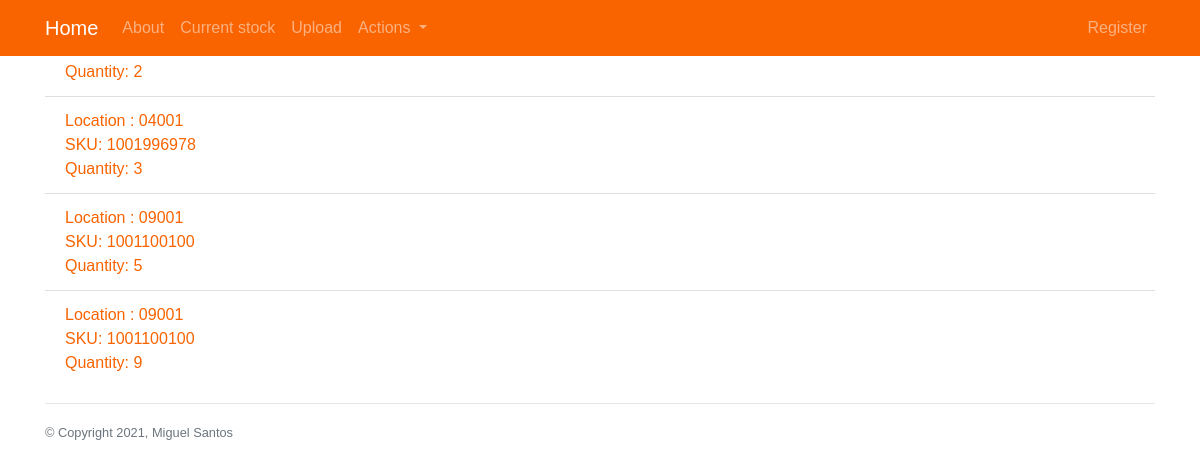
/inventory/, run on an earlier commit of the app's database.
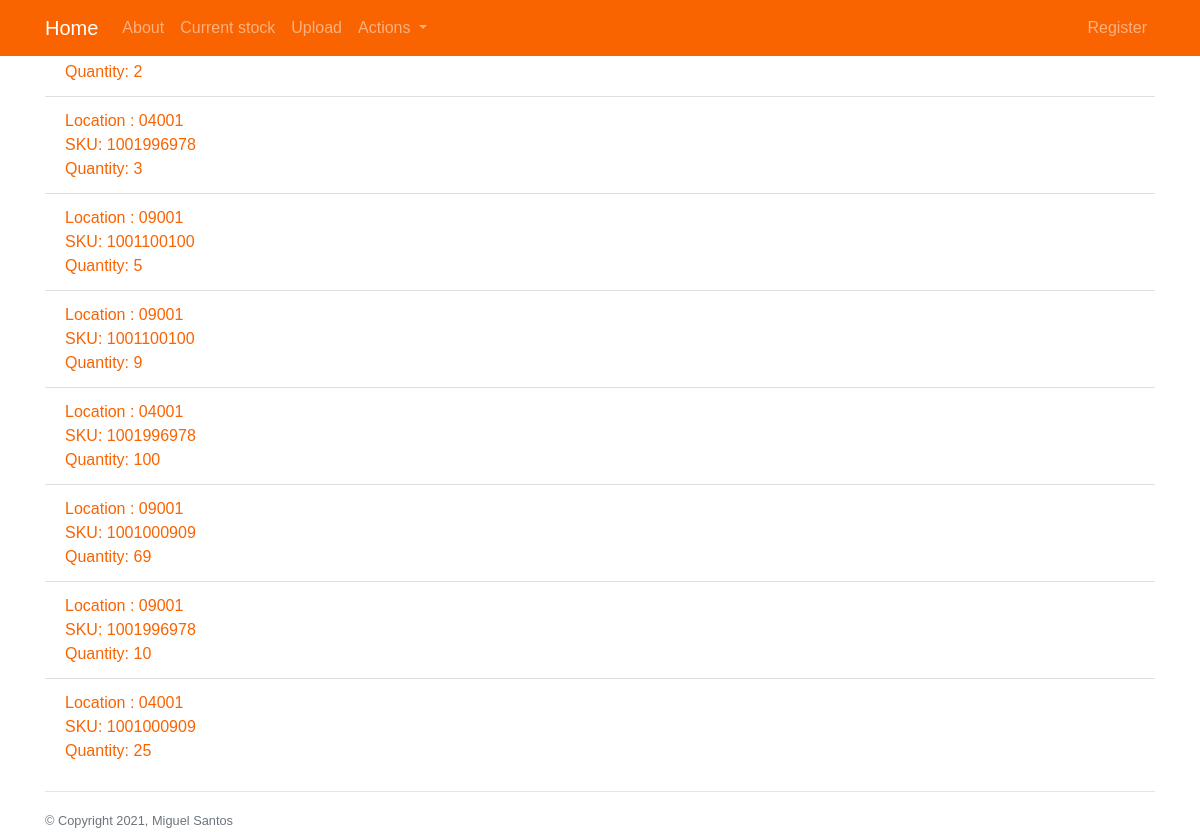
And on a later commit of the database.
### inventory/models.py (models this page shows, shortened)
class ItemLocation(models.Model):
	loc = models.ForeignKey(Location, null=True, on_delete=models.SET_NULL)
	sku = models.ForeignKey(Item, null=True, on_delete=models.SET_NULL)
	qty = models.PositiveSmallIntegerField(default=0)

class Location(models.Model):
	loc = models.CharField(max_length=5)
	def __str__(self):
		return self.loc

class Item(models.Model):
	sku = models.CharField(max_length=10)
	def __str__(self):
		return self.sku

### inventory/views.py (the view)
# urls.py: path('', views.item_detail_view, name='all-items'),
def item_detail_view(request):
	items_list = ItemLocation.objects.all()
	context = {
		'items' : items_list,
		'item' : None
	}
	return render(request,"inventory/item_base.html", context)

### inventory/templates/inventory/item_base.html
{% extends 'base.html'%}
{% block content %}
	<ul class="list-group list-group-flush">
		{% if items %}
			{% for item in items %}
				{% include 'inventory/detail.html' %}
			{% endfor %}
		{% elif item %}
			{% include 'inventory/detail.html' %}
		{% else %}
				<h1>No items in database</h1>
		{% endif %}
	</ul>
{% endblock %}

### templates/base.html (shortened to what this page needs)
{% load static %}
<!DOCTYPE html>
<html lang="en">
	<head>
	    <link rel="stylesheet" href="https://stackpath.bootstrapcdn.com/bootstrap/4.3.1/css/bootstrap.min.css">
		<link rel="stylesheet" type="text/css" href= "{% static '/css/mainstyle.css' %}">
	</head>
	<body>
		{% include 'nav.html' %}
		<div class="container mb-1">
			{% block content %}{% endblock %}
		</div>
		<footer class="mt-auto">
			<div class="container">
				<hr>
				<small class="text-muted">&copy; Copyright {% now 'Y' %}, Miguel Santos</small>
			</div>
		</footer>
	</body>
</html>

### templates/nav.html (shortened to what this page needs)
<nav class="navbar fixed-top navbar-expand-lg navbar-dark" style="background-color: #f96300;">
	<div class="container">
	  <a class="navbar-brand" href="{% url 'home' %}">Home</a>
	  <div class="collapse navbar-collapse" id="navbarNavDropdown">
	    <ul class="navbar-nav">
	      <li class="nav-item">
	        <a class="nav-item nav-link" href="{% url 'about' %}"> About </a>
	      </li>
	      <li class="nav-item">
	        <a class="nav-item nav-link" href="{% url 'inventory:all-items' %}"> Current stock </a>
	      </li>
	      <li class="nav-item">
	        <a class="nav-item nav-link" href="{% url 'ocrreader:upload' %}"> Upload </a>
	      </li>
	      <li class="nav-item dropdown">
	        <a class="nav-link dropdown-toggle" href="#" id="navbarDropdownMenuLink" role="button" data-toggle="dropdown" aria-haspopup="true" aria-expanded="false">
	          Actions
	        </a>
	      </li>
	    </ul>
	    <ul class="navbar-nav ml-auto">
	    	<li class="nav-item">
	    		<a class="nav-item nav-link ml-" href="{% url 'accounts:account-register' %}">Register</a>
	    	</li>
		</ul>
	  </div>
	</div>
</nav>

### inventory/templates/inventory/detail.html
<li class="list-group-item">
	<div> Location	: {{ item.loc }}</div>
	<div> SKU:	{{ item.sku}} </div>
	<div> Quantity: {{ item.qty }} 	</div>
</li>

### static/css/mainstyle.css (style rules this page uses)
:root { --workplace-color: #f96300; }
body { font-family: Arial; color: var(--workplace-color); padding-top: 60px height: 100%; }

What changed in the data, as far as the page shows it:
added ItemLocation: loc "04001", sku "1001996978", qty "100"
added ItemLocation: loc "09001", sku "1001000909", qty "69"
added ItemLocation: loc "09001", sku "1001996978", qty "10"
added ItemLocation: loc "04001", sku "1001000909", qty "25"
